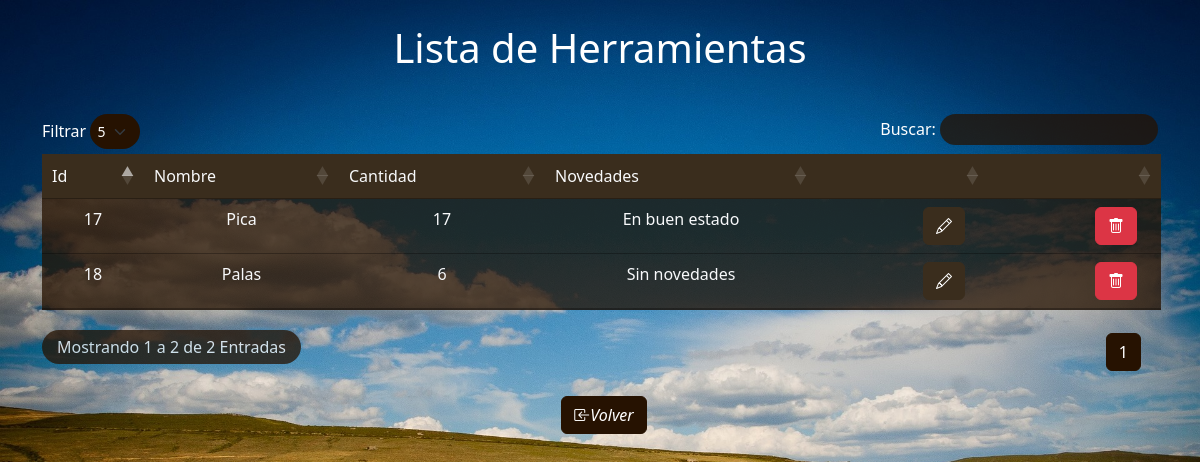
/herramientas/tablaHerramientas.php (signed in), run on the app's committed database.
### tables this page shows
CREATE TABLE `herramientas` (
  `idHerramienta` int(11) NOT NULL,
  `nombreHerramienta` varchar(50) NOT NULL,
  `cantidad` int(11) NOT NULL,
  `novedades` varchar(500) NOT NULL
);

### herramientas/registros.php (the view, shortened to what this page needs)
<?php
    class Conectar{
        function listaHerramientas(){
            $servidor="localhost";
            $user="root";
            $password="";
            $database="finca_ganadera";
            $con= new mysqli($servidor,$user,$password,$database);
            $sql="SELECT * FROM herramientas ORDER BY nombreHerramienta ASC LIMIT 10";
            $resultset = $con->query($sql);
            if($resultset->num_rows>0){
                while($fila = $resultset->fetch_assoc()){
                    echo "<tr>
                    <td>".$fila["idHerramienta"]."</td>
                    <td>".$fila["nombreHerramienta"]."</td>
                    <td>".$fila["cantidad"]."</td>
                    <td>".$fila["novedades"]."</td>
                    <td class='text-end pe-4 ps-4'>
                        <a class='btn btn-success' href='editarHerramientas.php?id=".$fila["idHerramienta"]."' > <i class='bi bi-pencil'></i> </a>
                    </td>
                    <td class='text-end pe-4 ps-4'>
                        <button class='btn btn-danger' onclick='listaHerramientas(this.value)' value='".$fila["idHerramienta"]."'> <i class='bi bi-trash'></i>  </button>
                    </td></tr>";
                }
            }
        }
    }
?>

### herramientas/tablaHerramientas.php (style rules this page uses)
body { background: url(../img/fondotabla.jpg) ; background-size: cover; background-repeat: no-repeat; background-attachment: fixed; margin: 0; height: 100vh; }

### data on the page
herramientas: idHerramienta "18", nombreHerramienta "Palas", cantidad "6", novedades "Sin novedades"
herramientas: idHerramienta "17", nombreHerramienta "Pica", cantidad "17", novedades "En buen estado"
